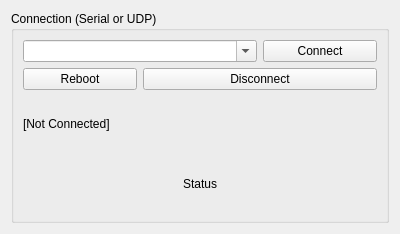
<?xml version="1.0" encoding="UTF-8"?>
<ui version="4.0">
 <class>VescConnectorWidget</class>
 <widget class="QWidget" name="VescConnectorWidget">
  <property name="geometry">
   <rect>
    <x>0</x>
    <y>0</y>
    <width>400</width>
    <height>234</height>
   </rect>
  </property>
  <property name="windowTitle">
   <string>Form</string>
  </property>
  <layout class="QVBoxLayout" name="verticalLayout">
   <item>
    <widget class="QGroupBox" name="groupBox_3">
     <property name="title">
      <string>Connection (Serial or UDP)</string>
     </property>
     <layout class="QGridLayout" name="gridLayout_28">
      <item row="2" column="1" colspan="2">
       <widget class="QPushButton" name="serialDisconnectButton">
        <property name="text">
         <string>Disconnect</string>
        </property>
       </widget>
      </item>
      <item row="0" column="2">
       <widget class="QPushButton" name="serialConnectButton">
        <property name="text">
         <string>Connect</string>
        </property>
       </widget>
      </item>
      <item row="4" column="0" colspan="3">
       <widget class="QLabel" name="mStatusLabel">
        <property name="text">
         <string>Status</string>
        </property>
        <property name="alignment">
         <set>Qt::AlignCenter</set>
        </property>
       </widget>
      </item>
      <item row="0" column="0" colspan="2">
       <widget class="QComboBox" name="serialDeviceComboBox">
        <property name="editable">
         <bool>true</bool>
        </property>
       </widget>
      </item>
      <item row="2" column="0">
       <widget class="QPushButton" name="appconfRebootButton">
        <property name="text">
         <string>Reboot</string>
        </property>
       </widget>
      </item>
      <item row="3" column="0" colspan="3">
       <widget class="QLabel" name="mDriveModeLabel">
        <property name="text">
         <string>[Not Connected]</string>
        </property>
       </widget>
      </item>
     </layout>
    </widget>
   </item>
  </layout>
 </widget>
 <resources/>
 <connections/>
</ui>
